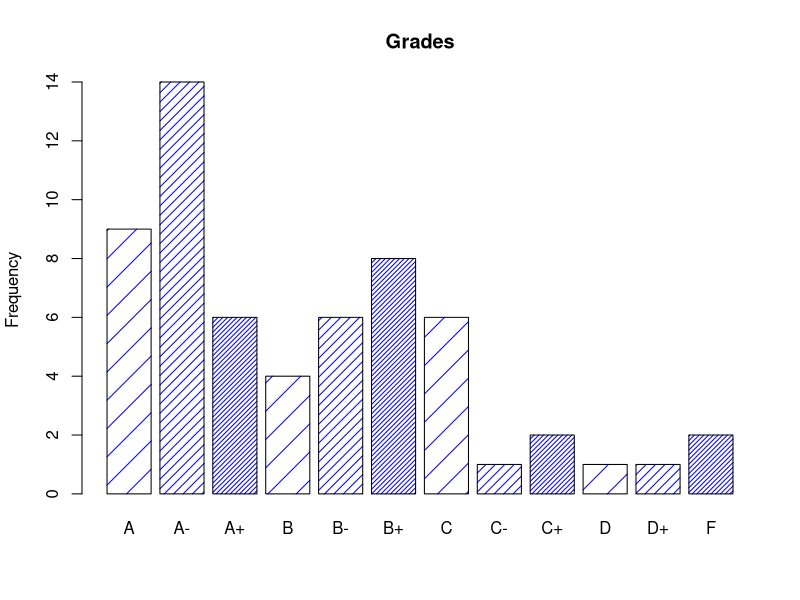
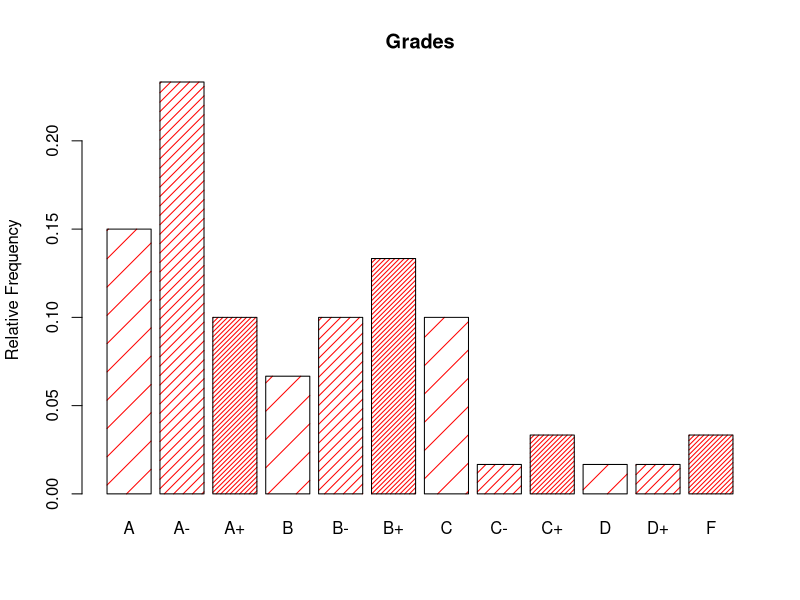
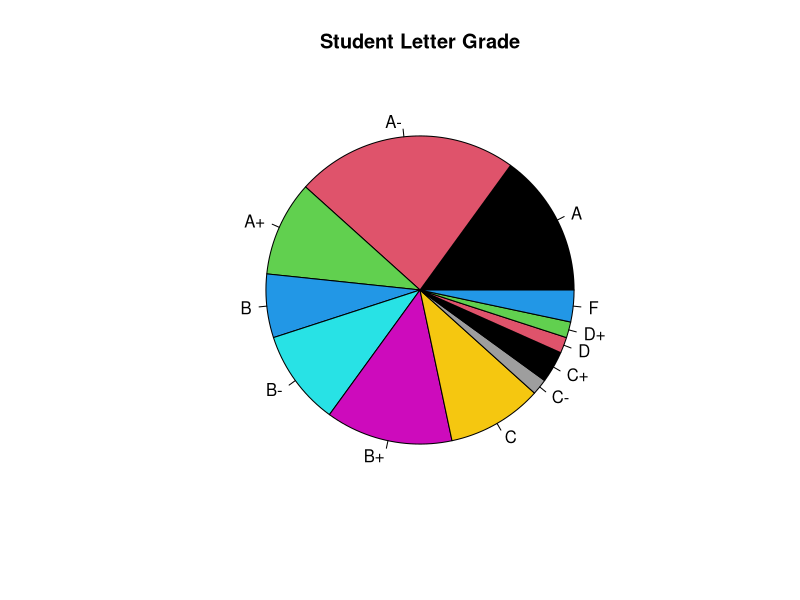
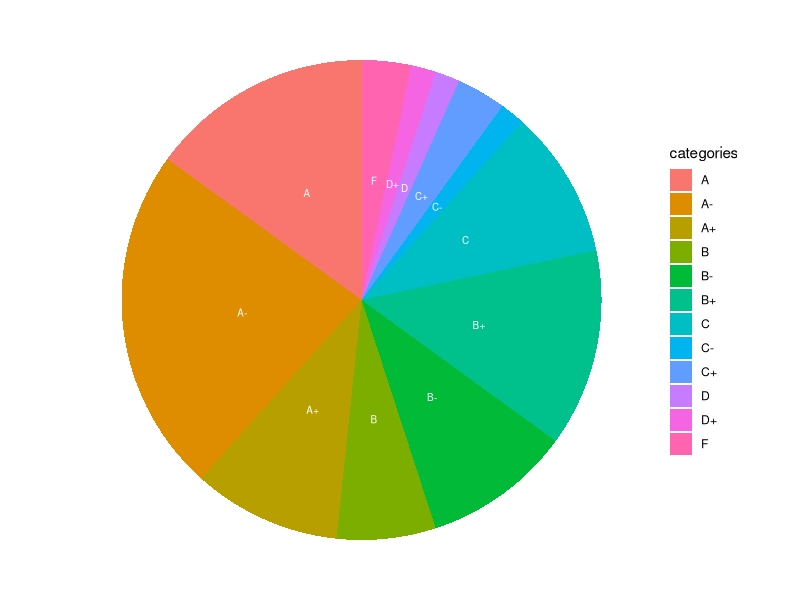
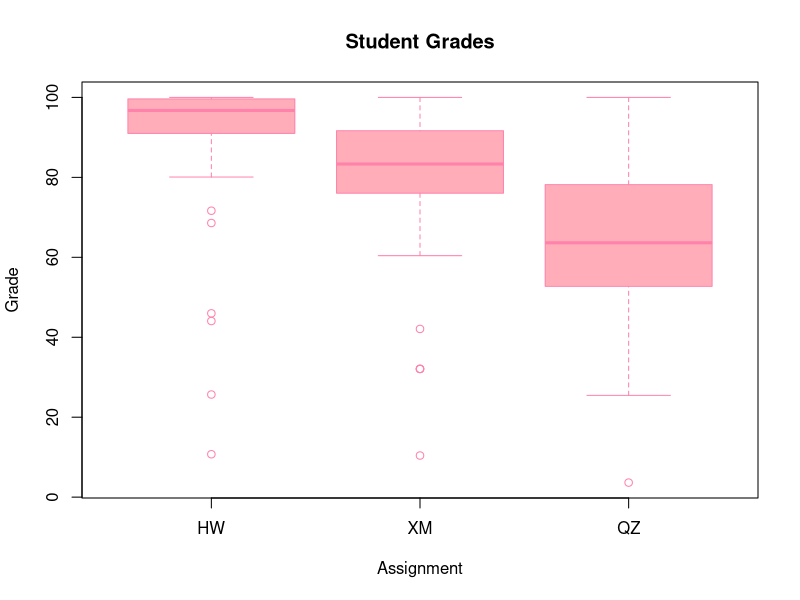
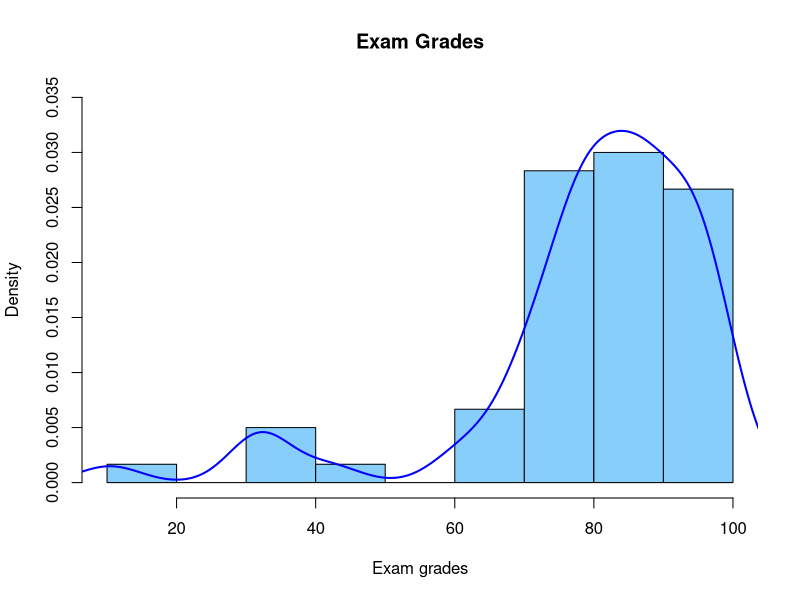
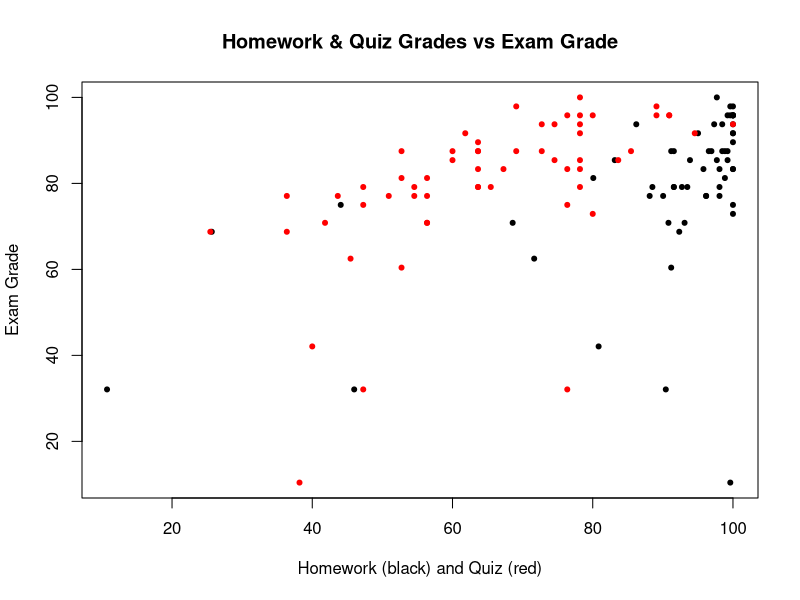
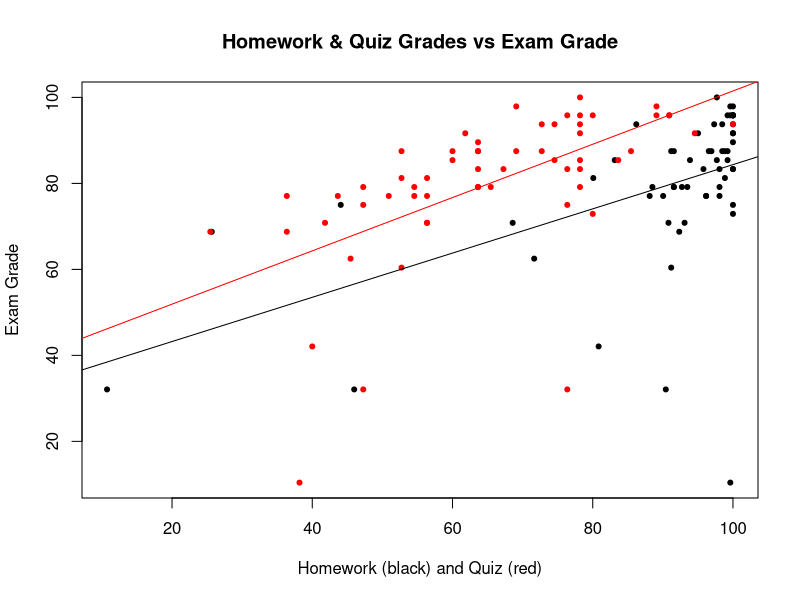

Write the R code that produced these figures, in order.
## ---- chunk 1
library(ggplot2)
library(tidyverse)
## ---- chunk 2

categories = c("A+","A+","A+","A+","A+","A+","A","A","A","A","A","A","A","A","A","A-","A-","A-","A-","A-","A-","A-","A-","A-","A-","A-","A-","A-","A-","B+","B+","B+","B+","B+","B+","B+","B+","B","B","B","B","B-","B-","B-","B-","B-","B-","C+","C+","C","C","C","C","C","C","C-","D+","D","F","F")

counts = table(categories)
counts

## ---- chunk 3

texture = c(5, 15, 30, 5, 15, 30, 5, 15, 30, 5, 15, 30)

barplot(counts, main = "Grades", ylab="Frequency", density=texture, col="blue")

barplot(counts/length(categories), main = "Grades", ylab="Relative Frequency", density=texture, col="red")

## ---- chunk 4

pie(counts, col=c(1:12), main = "Student Letter Grade")

## ---- chunk 5

df = as.data.frame(counts)

ggplot(df, aes(x="", y=Freq, fill=categories)) + 
  geom_bar(width=1, stat="identity") + 
  coord_polar("y", start=0) +
      theme_void() + theme(legend.position="right") + 
      geom_text(aes(label=categories), position = position_stack(vjust = 0.5), color = "white", size=2.5)

## ---- chunk 6

Student = data.frame(
  id = c(1:60), 
  
  HW = c(96.93, 80.84, 99.62, 100, 90.8, 92.72, 80.08, 98.08, 96.55, 92.34, 44.06, 98.47, 95.79, 100,
         93.87, 91.19, 25.67, 71.65, 98.85, 100, 100, 100, 90.04, 91.57, 100, 96.17, 90.42, 91.57, 98.47,
         100, 100, 96.17, 68.58, 99.23, 100, 99.23, 97.7, 100, 95.02, 88.51, 98.85, 91.57, 83.14, 93.1,
         10.73, 100, 93.49, 86.21, 88.12, 99.62, 100, 100, 99.62, 45.98, 91.19, 97.32, 98.08, 98.08,
         99.23, 97.7), 
  
  XM = c(87.5, 42.08, 97.91, 91.66, 70.83, 79.16, 81.25, 77.08, 87.5, 68.75, 75, 87.5, 83.33, 95.83,
         85.41, 60.41, 68.75, 62.5, 81.25, 83.33, 89.58, 95.83, 77.08, 79.16, 83.33, 77.08, 32.08, 79.16,
         93.75, 97.91, 91.66, 77.08, 70.83, 87.5, 72.91, 85.41, 85.41, 75, 91.66, 79.16, 87.5, 87.5,
         85.41, 70.83, 32.08, 95.83, 79.16, 93.75, 77.08, 10.41, 93.75, 95.83, 95.83, 32.08, 87.5, 93.75,
         79.16, 83.33, 95.83, 100), 
  
  QZ = c(72.73, 40, 89.09, 78.18, 56.37, 63.64, 56.37, 56.37, 69.09, 36.37, 47.27, 63.64, 76.37, 90.91,
         60, 52.73, 25.46, 45.46, 52.73, 78.18, 63.64, 90.91, 43.64, 78.18, 67.27, 54.55, 47.27, 47.27,
         74.55, 69.09, 94.55, 36.37, 56.37, 60, 80, 83.64, 78.18, 76.37, 61.82, 65.46, 85.46, 63.64,
         74.55, 41.82, 3.64, 78.18, 63.64, 72.73, 50.91, 38.18, 100, 89.09, 80, 76.37, 52.73, 78.18,
         54.55, 63.64, 76.37, 78.18) )

## ---- chunk 7

summary(Student[,2:4])

## ---- chunk 8

boxplot(Student[,2:4], main="Student Grades", xlab="Assignment", ylab="Grade", border="palevioletred1", col="lightpink1")

## ---- chunk 9

hist(Student$XM, 
 col="lightskyblue", 
 border="black",
 prob = TRUE, 
 xlab = "Exam grades",
 ylim = c(0, 0.035),
 main = "Exam Grades")
 lines(density(Student$XM), # this adds density line
 lwd = 2, # thickness of line
 col = "blue")

## ---- chunk 10

round(cor(Student[,2:4]), 2)

## ---- chunk 11

plot(Student$HW, Student$XM, pch=20, main = "Homework & Quiz Grades vs Exam Grade", xlab = "Homework (black) and Quiz (red)", ylab = "Exam Grade")
points(Student$QZ, Student$XM, pch=20, col= "red")

## ---- chunk 12

plot(Student$HW, Student$XM, pch=20, main = "Homework & Quiz Grades vs Exam Grade", xlab = "Homework (black) and Quiz (red)", ylab = "Exam Grade")
points(Student$QZ, Student$XM, pch=20, col= "red")

abline(lm(Student$XM ~ Student$HW)) # lm() is the code for OLS least Square Line
abline(lm(Student$XM ~ Student$QZ), col="red")

## ---- chunk 13
s=summary(lm(Student$XM ~ Student$HW))
## ---- chunk 14
s=summary(lm(Student$XM ~ Student$QZ))
